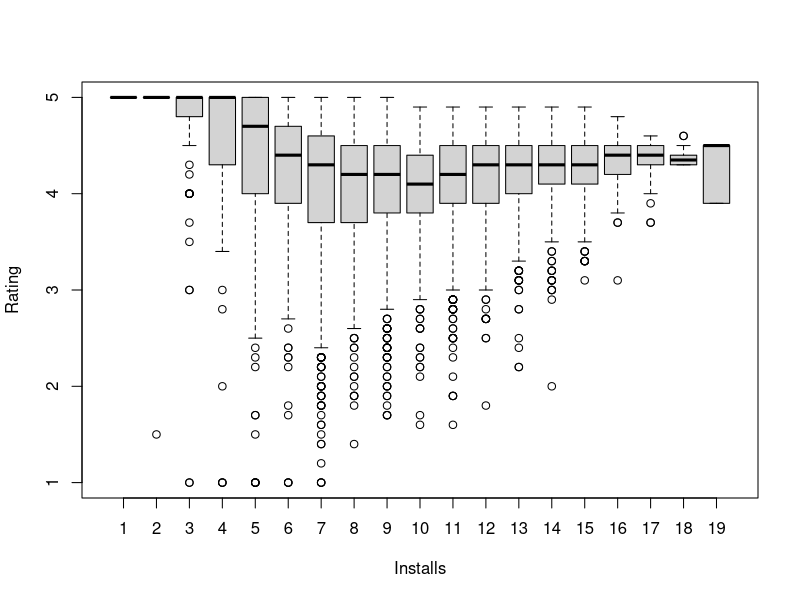

The R source for this figure: (Note: this script raises an error after producing the figure.)
## ---- chunk 1
apps<-read.csv("apps_v2.csv", header = T)
apps$Reviews<-as.numeric(apps$Reviews)
apps$Installs<-factor(apps$Installs, level= c("1+", "5+", "10+", "50+", "100+", "500+", "1,000+", "5,000+", "10,000+", "50,000+", "100,000+", "500,000+", "1,000,000+","5,000,000+","10,000,000+","50,000,000+", "100,000,000+", "500,000,000+", "1,000,000,000+"))
head(apps)
## ---- chunk 2
# code goes here
dim(apps)
## ---- chunk 3
# code goes here
# data.frame(unclass(summary(apps)), check.names = FALSE, stringsAsFactors = FALSE)
lapply(apps, summary)
## ---- chunk 4
# code goes here
boxplot(as.numeric(apps$Rating)~as.numeric(apps$Installs), xlab = 'Installs', ylab = 'Rating')
cat('Answer: based on the boxplot, we can see that when install between 2 and 12, the variance of Rating is large. Data with lower installs have higher median rating')
## ---- chunk 5
# code goes here
library(plyr)
# split
apps.split <- split(apps, apps$Category)
# apply
# ldply(apps.split, plot)
## ---- chunk 6
rollCall274<-readLines("Roll_Call_274.xml")
## ---- chunk 7
# code goes here
length(rollCall274)
## ---- chunk 8
# code goes here
vote_pattern <- '<recorded-vote>'
votegrep <- grep(vote_pattern, rollCall274)
length(votegrep)
## ---- chunk 9
# code goes here
reg_data <- function (pattern, data) {
  sgrep <- grep(pattern, data)
  matches <- gregexpr(pattern = pattern, text = data[sgrep])
  reg.data <- unlist(regmatches(data[sgrep], matches), use.names = FALSE)
  return(reg.data)
}
id_pattern <- 'name-id="[A-Z][0-9]{6}"'
id_data <- reg_data(id_pattern, rollCall274)
id_data <- substr(id_data, start = 10, stop = 16)
head(id_data, 5)
## ---- chunk 10
# code goes here
name_pattern <- 'unaccented-name="[a-zA-Z(),.\' |-]+"'
name_data <- reg_data(name_pattern, rollCall274)
name_data <- sapply(strsplit(name_data, split = '"'), '[', 2)
length(name_data)
head(name_data, 5)
## ---- chunk 11
# code goes here
party_pattern <- 'party="[A-Z]"'
party_data <- reg_data(party_pattern, rollCall274)
party_data <- substr(party_data, start = 8, stop = 8)
head(party_data, 5)
table(party_data)
## ---- chunk 12
# code goes here
state_pattern <- 'state="[A-Z]{2}"'
state_data <- reg_data(state_pattern, rollCall274)
state_data <- substr(state_data, start = 8, stop = 9)
head(state_data, 5)
## ---- chunk 13
# code goes here
vote_pattern1 <- '<vote>[A-Za-z]{2,3}'
vote_data1 <- reg_data(vote_pattern1, rollCall274)
vote_data1 <- substr(vote_data1, start = 7, stop = 100)
head(vote_data1, 5)
## ---- chunk 14
# code goes here
vote <- factor(vote_data1)
numeric.vote <- ifelse(vote == 'Aye', 1, ifelse(vote == 'No', 0, -1))
head(numeric.vote, 5)
## ---- chunk 15
# code goes here
rollCall274 <- data.frame(name_data, state_data, party_data, vote_data1, numeric.vote)
rownames(rollCall274) <- id_data
head(rollCall274, 5)
## ---- chunk 16
strikes<-read.csv("strikes.csv", header = T)
italy.strikes<-strikes[strikes$country == "Italy", ]
dim(italy.strikes)
lm.fit<- lm(strike.volume ~ left.parliament, data = italy.strikes)
round(lm.fit$coefficients,3)
## ---- chunk 17
B <- 100
resampled_ests <- matrix(NA, nrow = B, ncol = 2)
names(resampled_ests) <- c("Intercept_Est", "Slope_Est")
for (b in 1:B) {
  data <- strikes[resampled_values[b,],]
  ests <- lm(data$strike.volume~data$left.parliament)$coefficients
  resampled_ests[b, 1] <- ests[1]
  resampled_ests[b, 2] <- ests[2]
}
head(resampled_ests)
var(resampled_ests[,1])
var(resampled_ests[,2])
## ---- chunk 18
# code goes here
